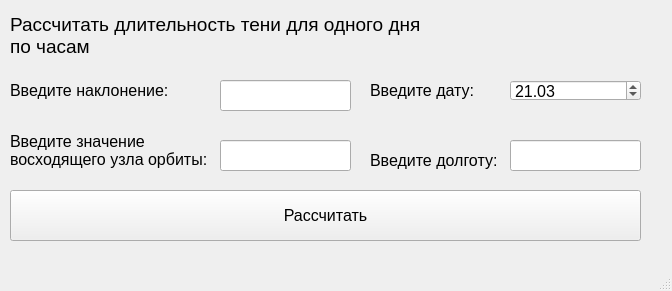
<?xml version="1.0" encoding="UTF-8"?>
<ui version="4.0">
 <class>DurationPerHour</class>
 <widget class="QMainWindow" name="DurationPerHour">
  <property name="geometry">
   <rect>
    <x>0</x>
    <y>0</y>
    <width>672</width>
    <height>291</height>
   </rect>
  </property>
  <property name="windowTitle">
   <string>MainWindow</string>
  </property>
  <widget class="QWidget" name="centralwidget">
   <widget class="QLabel" name="label_2">
    <property name="geometry">
     <rect>
      <x>10</x>
      <y>10</y>
      <width>421</width>
      <height>51</height>
     </rect>
    </property>
    <property name="font">
     <font>
      <pointsize>14</pointsize>
     </font>
    </property>
    <property name="text">
     <string>Рассчитать длительность тени для одного дня
по часам</string>
    </property>
   </widget>
   <widget class="QDateEdit" name="dateEdit">
    <property name="enabled">
     <bool>true</bool>
    </property>
    <property name="geometry">
     <rect>
      <x>510</x>
      <y>80</y>
      <width>131</width>
      <height>21</height>
     </rect>
    </property>
    <property name="font">
     <font>
      <pointsize>12</pointsize>
     </font>
    </property>
    <property name="dateTime">
     <datetime>
      <hour>0</hour>
      <minute>0</minute>
      <second>0</second>
      <year>2023</year>
      <month>3</month>
      <day>21</day>
     </datetime>
    </property>
    <property name="maximumDateTime">
     <datetime>
      <hour>23</hour>
      <minute>59</minute>
      <second>59</second>
      <year>2023</year>
      <month>12</month>
      <day>31</day>
     </datetime>
    </property>
    <property name="minimumDateTime">
     <datetime>
      <hour>0</hour>
      <minute>0</minute>
      <second>0</second>
      <year>2023</year>
      <month>1</month>
      <day>1</day>
     </datetime>
    </property>
    <property name="displayFormat">
     <string>dd.MM</string>
    </property>
   </widget>
   <widget class="QPushButton" name="pushButton">
    <property name="geometry">
     <rect>
      <x>10</x>
      <y>190</y>
      <width>631</width>
      <height>51</height>
     </rect>
    </property>
    <property name="font">
     <font>
      <pointsize>12</pointsize>
     </font>
    </property>
    <property name="text">
     <string>Рассчитать</string>
    </property>
   </widget>
   <widget class="QLabel" name="label_5">
    <property name="geometry">
     <rect>
      <x>370</x>
      <y>80</y>
      <width>121</width>
      <height>21</height>
     </rect>
    </property>
    <property name="font">
     <font>
      <pointsize>12</pointsize>
     </font>
    </property>
    <property name="text">
     <string>Введите дату:</string>
    </property>
   </widget>
   <widget class="QLabel" name="label_6">
    <property name="geometry">
     <rect>
      <x>370</x>
      <y>150</y>
      <width>141</width>
      <height>21</height>
     </rect>
    </property>
    <property name="font">
     <font>
      <pointsize>12</pointsize>
     </font>
    </property>
    <property name="text">
     <string>Введите долготу:</string>
    </property>
   </widget>
   <widget class="QLineEdit" name="lineEdit">
    <property name="geometry">
     <rect>
      <x>510</x>
      <y>140</y>
      <width>131</width>
      <height>31</height>
     </rect>
    </property>
    <property name="font">
     <font>
      <pointsize>12</pointsize>
     </font>
    </property>
   </widget>
   <widget class="QLineEdit" name="UserO">
    <property name="geometry">
     <rect>
      <x>220</x>
      <y>140</y>
      <width>131</width>
      <height>31</height>
     </rect>
    </property>
    <property name="font">
     <font>
      <pointsize>12</pointsize>
     </font>
    </property>
   </widget>
   <widget class="QLineEdit" name="userI">
    <property name="geometry">
     <rect>
      <x>220</x>
      <y>80</y>
      <width>131</width>
      <height>31</height>
     </rect>
    </property>
    <property name="font">
     <font>
      <pointsize>12</pointsize>
     </font>
    </property>
   </widget>
   <widget class="QLabel" name="label_7">
    <property name="geometry">
     <rect>
      <x>10</x>
      <y>130</y>
      <width>201</width>
      <height>41</height>
     </rect>
    </property>
    <property name="font">
     <font>
      <pointsize>12</pointsize>
     </font>
    </property>
    <property name="text">
     <string>Введите значение 
восходящего узла орбиты:</string>
    </property>
   </widget>
   <widget class="QLabel" name="label_8">
    <property name="geometry">
     <rect>
      <x>10</x>
      <y>80</y>
      <width>161</width>
      <height>21</height>
     </rect>
    </property>
    <property name="font">
     <font>
      <pointsize>12</pointsize>
     </font>
    </property>
    <property name="text">
     <string>Введите наклонение:</string>
    </property>
   </widget>
  </widget>
  <widget class="QMenuBar" name="menubar">
   <property name="geometry">
    <rect>
     <x>0</x>
     <y>0</y>
     <width>672</width>
     <height>20</height>
    </rect>
   </property>
  </widget>
  <widget class="QStatusBar" name="statusbar"/>
 </widget>
 <resources/>
 <connections/>
</ui>
